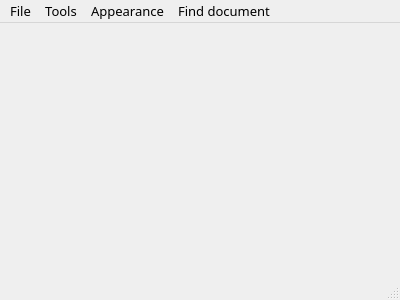
<?xml version="1.0" encoding="UTF-8"?>
<ui version="4.0">
 <class>MainWindow</class>
 <widget class="QMainWindow" name="MainWindow">
  <property name="geometry">
   <rect>
    <x>0</x>
    <y>0</y>
    <width>400</width>
    <height>300</height>
   </rect>
  </property>
  <property name="windowTitle">
   <string>MainWindow</string>
  </property>
  <property name="styleSheet">
   <string notr="true"/>
  </property>
  <widget class="QWidget" name="centralWidget">
   <property name="styleSheet">
    <string notr="true"/>
   </property>
  </widget>
  <widget class="QMenuBar" name="menuBar">
   <property name="geometry">
    <rect>
     <x>0</x>
     <y>0</y>
     <width>400</width>
     <height>23</height>
    </rect>
   </property>
   <property name="font">
    <font>
     <family>Source Code Pro</family>
     <pointsize>10</pointsize>
    </font>
   </property>
   <widget class="QMenu" name="menuFile">
    <property name="font">
     <font>
      <family>Source Code Pro</family>
      <pointsize>10</pointsize>
     </font>
    </property>
    <property name="title">
     <string>File</string>
    </property>
    <addaction name="actionNew_file"/>
    <addaction name="actionNew_project"/>
    <addaction name="actionOpen"/>
    <addaction name="actionOpen_project"/>
    <addaction name="actionSave"/>
    <addaction name="actionSave_as"/>
    <addaction name="separator"/>
    <addaction name="actionQuit"/>
   </widget>
   <widget class="QMenu" name="menuTools">
    <property name="title">
     <string>Tools</string>
    </property>
    <addaction name="actionIPython_console"/>
    <addaction name="actionRun"/>
   </widget>
   <widget class="QMenu" name="menuAppearance">
    <property name="title">
     <string>Appearance</string>
    </property>
    <addaction name="actionCustomize"/>
   </widget>
   <widget class="QMenu" name="menuFind_document">
    <property name="title">
     <string>Find document</string>
    </property>
    <addaction name="actionFind_document"/>
   </widget>
   <addaction name="menuFile"/>
   <addaction name="menuTools"/>
   <addaction name="menuAppearance"/>
   <addaction name="menuFind_document"/>
  </widget>
  <widget class="QStatusBar" name="statusBar"/>
  <action name="actionNew_file">
   <property name="text">
    <string>New</string>
   </property>
   <property name="shortcut">
    <string>Ctrl+N</string>
   </property>
  </action>
  <action name="actionNew_project">
   <property name="text">
    <string>New project</string>
   </property>
   <property name="shortcut">
    <string>Ctrl+Shift+N</string>
   </property>
  </action>
  <action name="actionOpen">
   <property name="text">
    <string>Open...</string>
   </property>
   <property name="shortcut">
    <string>Ctrl+O</string>
   </property>
  </action>
  <action name="actionOpen_project">
   <property name="text">
    <string>Open project</string>
   </property>
   <property name="shortcut">
    <string>Ctrl+Shift+O</string>
   </property>
  </action>
  <action name="actionSave">
   <property name="text">
    <string>Save</string>
   </property>
   <property name="shortcut">
    <string>Ctrl+S</string>
   </property>
  </action>
  <action name="actionSave_as">
   <property name="text">
    <string>Save as...</string>
   </property>
   <property name="shortcut">
    <string>Ctrl+Shift+S</string>
   </property>
  </action>
  <action name="actionQuit">
   <property name="text">
    <string>Quit</string>
   </property>
   <property name="shortcut">
    <string>Ctrl+Q</string>
   </property>
  </action>
  <action name="actionIPython_console">
   <property name="text">
    <string>IPython console</string>
   </property>
  </action>
  <action name="actionRun">
   <property name="text">
    <string>Run</string>
   </property>
  </action>
  <action name="actionCustomize">
   <property name="text">
    <string>Customize</string>
   </property>
  </action>
  <action name="actionFind_document">
   <property name="text">
    <string>Find document</string>
   </property>
  </action>
 </widget>
 <layoutdefault spacing="6" margin="11"/>
 <resources/>
 <connections/>
</ui>
